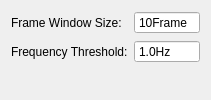
          <widget class="QWidget" name="pageFrequency">
           <layout class="QFormLayout" name="formLayoutFrequency">
            <item row="0" column="0">
             <widget class="QLabel" name="labelFreqWindow">
              <property name="text">
               <string>Frame Window Size:</string>
              </property>
             </widget>
            </item>
            <item row="0" column="1">
             <widget class="QSpinBox" name="spinFreqWindow">
              <property name="buttonSymbols">
               <enum>QAbstractSpinBox::ButtonSymbols::NoButtons</enum>
              </property>
              <property name="suffix">
               <string>Frame</string>
              </property>
              <property name="maximum">
               <number>100</number>
              </property>
              <property name="value">
               <number>10</number>
              </property>
             </widget>
            </item>
            <item row="1" column="0">
             <widget class="QLabel" name="labelFreqThreshold">
              <property name="text">
               <string>Frequency Threshold:</string>
              </property>
             </widget>
            </item>
            <item row="1" column="1">
             <widget class="QDoubleSpinBox" name="spinFreqThreshold">
              <property name="buttonSymbols">
               <enum>QAbstractSpinBox::ButtonSymbols::NoButtons</enum>
              </property>
              <property name="suffix">
               <string>Hz</string>
              </property>
              <property name="decimals">
               <number>1</number>
              </property>
              <property name="minimum">
               <double>0.100000000000000</double>
              </property>
              <property name="maximum">
               <double>10.000000000000000</double>
              </property>
              <property name="singleStep">
               <double>0.100000000000000</double>
              </property>
              <property name="value">
               <double>1.000000000000000</double>
              </property>
             </widget>
            </item>
           </layout>
          </widget>
